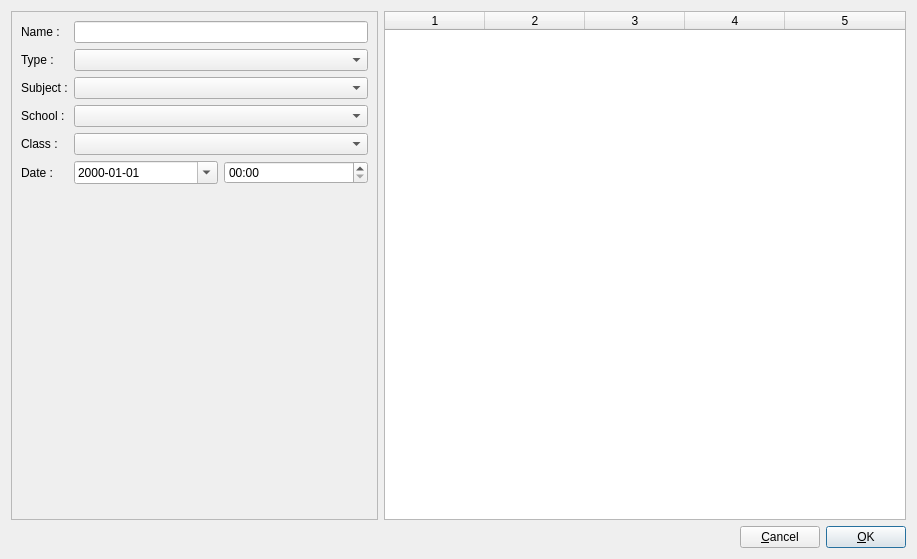
<?xml version="1.0" encoding="UTF-8"?>
<ui version="4.0">
 <class>editAssessmentFormClass</class>
 <widget class="QDialog" name="editAssessmentFormClass">
  <property name="geometry">
   <rect>
    <x>0</x>
    <y>0</y>
    <width>917</width>
    <height>559</height>
   </rect>
  </property>
  <property name="windowTitle">
   <string>Create an assessment</string>
  </property>
  <layout class="QGridLayout" name="gridLayout">
   <item row="0" column="0">
    <layout class="QVBoxLayout" name="verticalLayout">
     <item>
      <layout class="QHBoxLayout" name="horizontalLayout">
       <item>
        <widget class="QFrame" name="frame">
         <property name="maximumSize">
          <size>
           <width>367</width>
           <height>16777215</height>
          </size>
         </property>
         <property name="frameShape">
          <enum>QFrame::StyledPanel</enum>
         </property>
         <property name="frameShadow">
          <enum>QFrame::Raised</enum>
         </property>
         <layout class="QFormLayout" name="formLayout">
          <item row="0" column="0">
           <widget class="QLabel" name="label_2">
            <property name="text">
             <string>Name :</string>
            </property>
           </widget>
          </item>
          <item row="0" column="1">
           <widget class="QLineEdit" name="lineEditName"/>
          </item>
          <item row="1" column="0">
           <widget class="QLabel" name="label">
            <property name="text">
             <string>Type :</string>
            </property>
           </widget>
          </item>
          <item row="1" column="1">
           <widget class="QComboBox" name="comboBoxTestType"/>
          </item>
          <item row="2" column="0">
           <widget class="QLabel" name="label_3">
            <property name="text">
             <string>Subject :</string>
            </property>
           </widget>
          </item>
          <item row="2" column="1">
           <widget class="QComboBox" name="comboBoxSubject"/>
          </item>
          <item row="3" column="0">
           <widget class="QLabel" name="label_5">
            <property name="text">
             <string>School :</string>
            </property>
           </widget>
          </item>
          <item row="3" column="1">
           <widget class="QComboBox" name="comboBoxSchool"/>
          </item>
          <item row="4" column="0">
           <widget class="QLabel" name="label_4">
            <property name="text">
             <string>Class : </string>
            </property>
           </widget>
          </item>
          <item row="4" column="1">
           <widget class="QComboBox" name="comboBoxClass"/>
          </item>
          <item row="5" column="1">
           <layout class="QHBoxLayout" name="horizontalLayout_4">
            <item>
             <widget class="QDateEdit" name="dateEditAssessmentDate">
              <property name="displayFormat">
               <string>yyyy-MM-dd</string>
              </property>
              <property name="calendarPopup">
               <bool>true</bool>
              </property>
             </widget>
            </item>
            <item>
             <widget class="QTimeEdit" name="timeEditAssessmentTime">
              <property name="displayFormat">
               <string>hh:mm</string>
              </property>
              <property name="calendarPopup">
               <bool>true</bool>
              </property>
             </widget>
            </item>
           </layout>
          </item>
          <item row="5" column="0">
           <widget class="QLabel" name="label_6">
            <property name="text">
             <string>Date :</string>
            </property>
           </widget>
          </item>
         </layout>
        </widget>
       </item>
       <item>
        <widget class="QTableWidget" name="tableWidgetResults">
         <property name="selectionMode">
          <enum>QAbstractItemView::SingleSelection</enum>
         </property>
         <property name="columnCount">
          <number>5</number>
         </property>
         <attribute name="horizontalHeaderStretchLastSection">
          <bool>true</bool>
         </attribute>
         <attribute name="verticalHeaderVisible">
          <bool>false</bool>
         </attribute>
         <column/>
         <column/>
         <column/>
         <column/>
         <column/>
        </widget>
       </item>
      </layout>
     </item>
     <item>
      <layout class="QHBoxLayout" name="horizontalLayout_2">
       <item>
        <spacer name="horizontalSpacer">
         <property name="orientation">
          <enum>Qt::Horizontal</enum>
         </property>
         <property name="sizeHint" stdset="0">
          <size>
           <width>40</width>
           <height>20</height>
          </size>
         </property>
        </spacer>
       </item>
       <item>
        <widget class="QPushButton" name="pushButtonCancel">
         <property name="text">
          <string>&amp;Cancel</string>
         </property>
         <property name="icon">
          <iconset resource="../res/global.qrc">
           <normaloff>:/global/cancel22.png</normaloff>:/global/cancel22.png</iconset>
         </property>
        </widget>
       </item>
       <item>
        <widget class="QPushButton" name="pushButtonOK">
         <property name="text">
          <string>&amp;OK</string>
         </property>
         <property name="icon">
          <iconset resource="../res/global.qrc">
           <normaloff>:/global/ok22.png</normaloff>:/global/ok22.png</iconset>
         </property>
         <property name="default">
          <bool>true</bool>
         </property>
        </widget>
       </item>
      </layout>
     </item>
    </layout>
   </item>
  </layout>
 </widget>
 <tabstops>
  <tabstop>lineEditName</tabstop>
  <tabstop>comboBoxTestType</tabstop>
  <tabstop>comboBoxSubject</tabstop>
  <tabstop>comboBoxSchool</tabstop>
  <tabstop>comboBoxClass</tabstop>
  <tabstop>dateEditAssessmentDate</tabstop>
  <tabstop>timeEditAssessmentTime</tabstop>
  <tabstop>pushButtonOK</tabstop>
  <tabstop>pushButtonCancel</tabstop>
 </tabstops>
 <resources>
  <include location="../res/global.qrc"/>
 </resources>
 <connections/>
</ui>
